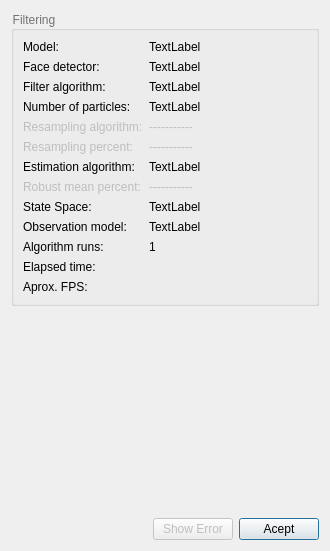
<?xml version="1.0" encoding="UTF-8"?>
<ui version="4.0">
 <class>Dialog_results</class>
 <widget class="QDialog" name="Dialog_results">
  <property name="geometry">
   <rect>
    <x>0</x>
    <y>0</y>
    <width>330</width>
    <height>551</height>
   </rect>
  </property>
  <property name="windowTitle">
   <string>Results</string>
  </property>
  <property name="styleSheet">
   <string notr="true">#groupBox {
	font: 87 8pt &quot;Arial Black&quot;;
	color: rgb(114, 114, 114);
 }

#groupBox_2 {
	font: 87 8pt &quot;Arial Black&quot;;
	color: rgb(114, 114, 114);
 }

#lineEdit_gt{ 
	background-color: rgb(227, 227, 227);
}</string>
  </property>
  <layout class="QVBoxLayout" name="verticalLayout">
   <item>
    <widget class="QGroupBox" name="groupBox_2">
     <property name="title">
      <string>Filtering</string>
     </property>
     <layout class="QFormLayout" name="formLayout">
      <item row="0" column="0">
       <widget class="QLabel" name="label">
        <property name="text">
         <string>Model:</string>
        </property>
       </widget>
      </item>
      <item row="0" column="1">
       <widget class="QLabel" name="label_Modelo">
        <property name="text">
         <string>TextLabel</string>
        </property>
       </widget>
      </item>
      <item row="1" column="0">
       <widget class="QLabel" name="label_6">
        <property name="text">
         <string>Face detector:</string>
        </property>
       </widget>
      </item>
      <item row="1" column="1">
       <widget class="QLabel" name="label_detector">
        <property name="text">
         <string>TextLabel</string>
        </property>
       </widget>
      </item>
      <item row="2" column="0">
       <widget class="QLabel" name="label_2">
        <property name="text">
         <string>Filter algorithm:</string>
        </property>
       </widget>
      </item>
      <item row="2" column="1">
       <widget class="QLabel" name="label_TFiltro">
        <property name="text">
         <string>TextLabel</string>
        </property>
       </widget>
      </item>
      <item row="3" column="0">
       <widget class="QLabel" name="label_5">
        <property name="text">
         <string>Number of particles:</string>
        </property>
       </widget>
      </item>
      <item row="3" column="1">
       <widget class="QLabel" name="label_NoParticulas">
        <property name="text">
         <string>TextLabel</string>
        </property>
       </widget>
      </item>
      <item row="4" column="0">
       <widget class="QLabel" name="label_resAlgorithm1">
        <property name="enabled">
         <bool>false</bool>
        </property>
        <property name="text">
         <string>Resampling algorithm:</string>
        </property>
       </widget>
      </item>
      <item row="4" column="1">
       <widget class="QLabel" name="label_resAlgorithm">
        <property name="enabled">
         <bool>false</bool>
        </property>
        <property name="text">
         <string>-----------</string>
        </property>
       </widget>
      </item>
      <item row="5" column="0">
       <widget class="QLabel" name="label_resPercent1">
        <property name="enabled">
         <bool>false</bool>
        </property>
        <property name="text">
         <string>Resampling percent:</string>
        </property>
       </widget>
      </item>
      <item row="5" column="1">
       <widget class="QLabel" name="label_resPercent">
        <property name="enabled">
         <bool>false</bool>
        </property>
        <property name="text">
         <string>-----------</string>
        </property>
       </widget>
      </item>
      <item row="6" column="0">
       <widget class="QLabel" name="label_4">
        <property name="text">
         <string>Estimation algorithm:</string>
        </property>
       </widget>
      </item>
      <item row="6" column="1">
       <widget class="QLabel" name="label_TSalida">
        <property name="text">
         <string>TextLabel</string>
        </property>
       </widget>
      </item>
      <item row="7" column="0">
       <widget class="QLabel" name="label_robustMean1">
        <property name="enabled">
         <bool>false</bool>
        </property>
        <property name="text">
         <string>Robust mean percent:</string>
        </property>
       </widget>
      </item>
      <item row="7" column="1">
       <widget class="QLabel" name="label_robustMean">
        <property name="enabled">
         <bool>false</bool>
        </property>
        <property name="text">
         <string>-----------</string>
        </property>
       </widget>
      </item>
      <item row="8" column="0">
       <widget class="QLabel" name="label_10">
        <property name="text">
         <string>State Space:</string>
        </property>
       </widget>
      </item>
      <item row="8" column="1">
       <widget class="QLabel" name="label_ee">
        <property name="text">
         <string>TextLabel</string>
        </property>
       </widget>
      </item>
      <item row="9" column="0">
       <widget class="QLabel" name="label_7">
        <property name="text">
         <string>Observation model:</string>
        </property>
       </widget>
      </item>
      <item row="9" column="1">
       <widget class="QLabel" name="label_obsmodel">
        <property name="text">
         <string>TextLabel</string>
        </property>
       </widget>
      </item>
      <item row="11" column="0">
       <widget class="QLabel" name="label_11">
        <property name="text">
         <string>Elapsed time:</string>
        </property>
       </widget>
      </item>
      <item row="11" column="1">
       <widget class="QLabel" name="label_t">
        <property name="text">
         <string/>
        </property>
       </widget>
      </item>
      <item row="12" column="0">
       <widget class="QLabel" name="label_12">
        <property name="text">
         <string>Aprox. FPS:</string>
        </property>
       </widget>
      </item>
      <item row="12" column="1">
       <widget class="QLabel" name="label_fps">
        <property name="text">
         <string/>
        </property>
       </widget>
      </item>
      <item row="10" column="0">
       <widget class="QLabel" name="label_runs">
        <property name="enabled">
         <bool>true</bool>
        </property>
        <property name="text">
         <string>Algorithm runs:</string>
        </property>
       </widget>
      </item>
      <item row="10" column="1">
       <widget class="QLabel" name="label_resultRuns">
        <property name="enabled">
         <bool>true</bool>
        </property>
        <property name="text">
         <string>1</string>
        </property>
       </widget>
      </item>
     </layout>
     <zorder>label</zorder>
     <zorder>label_Modelo</zorder>
     <zorder>label_6</zorder>
     <zorder>label_detector</zorder>
     <zorder>label_2</zorder>
     <zorder>label_TFiltro</zorder>
     <zorder>label_5</zorder>
     <zorder>label_NoParticulas</zorder>
     <zorder>label_resAlgorithm1</zorder>
     <zorder>label_resAlgorithm</zorder>
     <zorder>label_4</zorder>
     <zorder>label_TSalida</zorder>
     <zorder>label_11</zorder>
     <zorder>label_t</zorder>
     <zorder>label_12</zorder>
     <zorder>label_fps</zorder>
     <zorder>label_7</zorder>
     <zorder>label_obsmodel</zorder>
     <zorder>label_10</zorder>
     <zorder>label_ee</zorder>
     <zorder>label_resPercent1</zorder>
     <zorder>label_resPercent</zorder>
     <zorder>label_robustMean1</zorder>
     <zorder>label_robustMean</zorder>
     <zorder>label_runs</zorder>
     <zorder>label_runs</zorder>
     <zorder>label_resultRuns</zorder>
    </widget>
   </item>
   <item>
    <spacer name="verticalSpacer">
     <property name="orientation">
      <enum>Qt::Vertical</enum>
     </property>
     <property name="sizeHint" stdset="0">
      <size>
       <width>20</width>
       <height>143</height>
      </size>
     </property>
    </spacer>
   </item>
   <item>
    <layout class="QHBoxLayout" name="horizontalLayout">
     <item>
      <spacer name="horizontalSpacer">
       <property name="orientation">
        <enum>Qt::Horizontal</enum>
       </property>
       <property name="sizeHint" stdset="0">
        <size>
         <width>40</width>
         <height>20</height>
        </size>
       </property>
      </spacer>
     </item>
     <item>
      <widget class="QPushButton" name="PB_error">
       <property name="enabled">
        <bool>false</bool>
       </property>
       <property name="text">
        <string>Show Error</string>
       </property>
       <property name="autoDefault">
        <bool>false</bool>
       </property>
      </widget>
     </item>
     <item>
      <widget class="QPushButton" name="PB_acept">
       <property name="text">
        <string>Acept</string>
       </property>
      </widget>
     </item>
    </layout>
   </item>
  </layout>
 </widget>
 <resources/>
 <connections/>
</ui>
